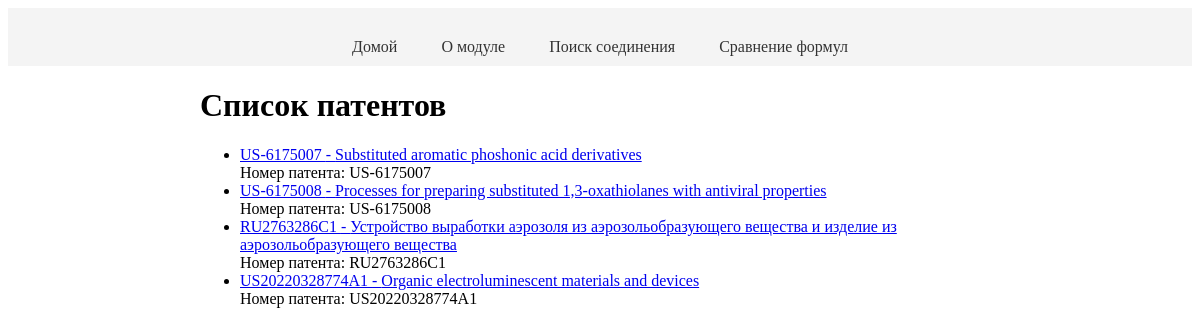
Before: / with the older database file.
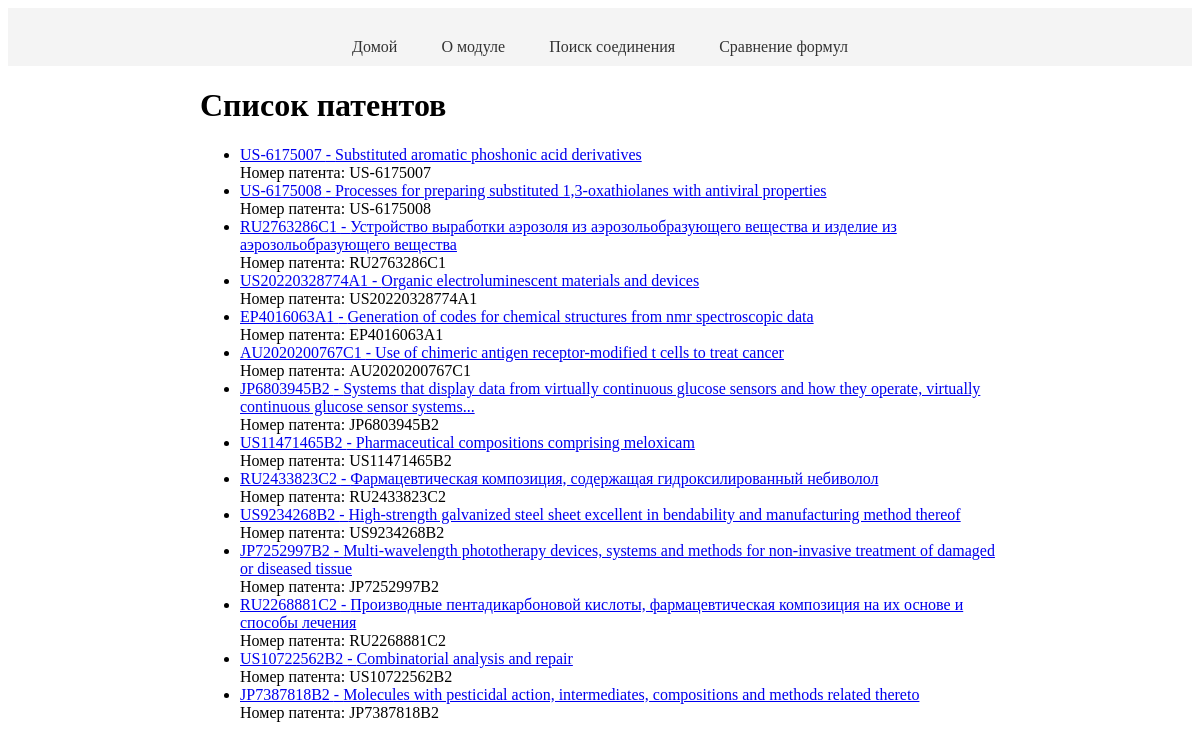
After: the same page with the newer database file.
### tables this page shows
CREATE TABLE patents (id INTEGER PRIMARY KEY AUTOINCREMENT, name TEXT, link TEXT, PatentNumber TEXT);

### app.py (the view)
@app.route('/')
def mainPage():
    patents = get_patents()
    return render_template('main.html', patents=patents)

### app.py (called while the page is built)
def get_patents():
    conn = sqlite3.connect('patents.db')
    cursor = conn.cursor()
    cursor.execute('SELECT id, name, PatentNumber, link FROM patents')
    patents = cursor.fetchall()
    conn.close()
    return patents

### templates/main.html (shortened to what this page needs)
<!DOCTYPE html>
<html>
<head>
    <link rel="stylesheet" type="text/css" href="{{ url_for('static', filename='styles.css') }}">
</head>
<body>
    <header>
        <nav>
            <ul class="navigation-menu">
                <li><a href="/">Домой</a></li>
                <li><a href="/about">О модуле</a></li>
                <li><a href="#">Поиск соединения</a></li>
                <li><a href="/similarity">Сравнение формул</a></li>
            </ul>
        </nav>
    </header>
    <div class="page-content">
        <h1>Список патентов</h1>
        <ul>
            {% for patent in patents %}
            <li>
                <a href="{{ patent[3] }}" target="_blank">{{ patent[2] }} - {{ patent[1] }}</a>
                <br>
                Номер патента: {{ patent[2] }}
            </li>
            {% endfor %}
        </ul>
    </div>
</body>
</html>

### static/styles.css (style rules this page uses)
header { background-color: #f4f4f4; padding: 10px 0; text-align: center; }
.navigation-menu { list-style-type: none; margin: 0; padding: 0; text-align: center; }
.navigation-menu li { display: inline; margin-right: 20px; }
.navigation-menu li:last-child { margin-right: 0; }
.navigation-menu li a { text-decoration: none; color: #333; padding: 5px 10px; border-radius: 5px; transition: background-color 0.3s ease; }
.content-slider, .navigation-menu { margin-top: 20px; }
.page-content { max-width: 800px; margin: 0 auto; }

Changed rows visible on the page:
added patents: PatentNumber "EP4016063A1", name "Generation of codes for chemical structures from nmr spectroscopic data"
added patents: PatentNumber "AU2020200767C1", name "Use of chimeric antigen receptor-modified t cells to treat cancer"
added patents: PatentNumber "JP6803945B2", name "Systems that display data from virtually continuous glucose sensors and how they operate, virtually continuous glucose sensor systems..."
added patents: PatentNumber "US11471465B2", name "Pharmaceutical compositions comprising meloxicam"
added patents: PatentNumber "RU2433823C2", name "Фармацевтическая композиция, содержащая гидроксилированный небиволол"
added patents: PatentNumber "US9234268B2", name "High-strength galvanized steel sheet excellent in bendability and manufacturing method thereof"
added patents: PatentNumber "JP7252997B2", name "Multi-wavelength phototherapy devices, systems and methods for non-invasive treatment of damaged or diseased tissue"
added patents: PatentNumber "RU2268881C2", name "Производные пентадикарбоновой кислоты, фармацевтическая композиция на их основе и способы лечения"
added patents: PatentNumber "US10722562B2", name "Combinatorial analysis and repair"
added patents: PatentNumber "JP7387818B2", name "Molecules with pesticidal action, intermediates, compositions and methods related thereto"
